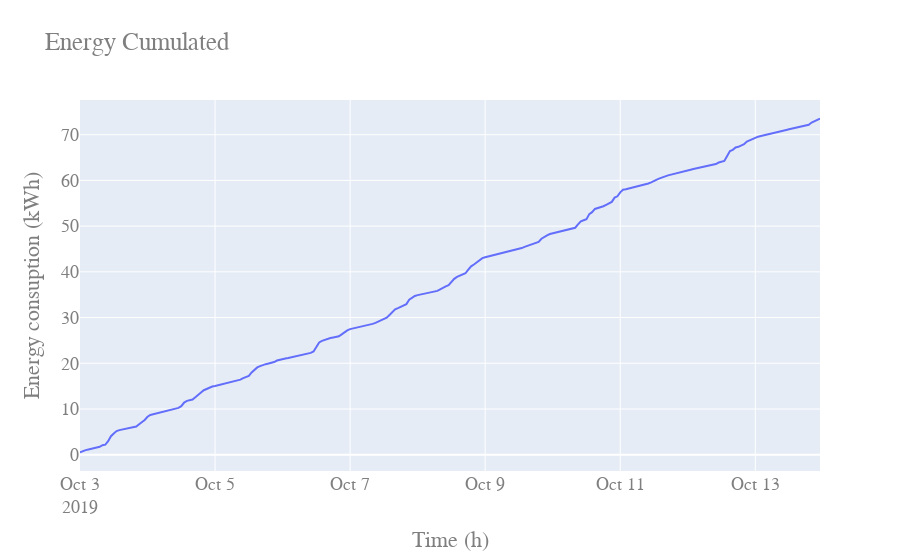

Notebook source saved alongside this figure:
### Code cell
df_aux = df[df['date']<pd.to_datetime('2019-10-14')]
fig = go.Figure()
fig.add_trace(go.Scatter(x=df_aux['date'],
                         y=df_aux['energy_cumulated_kwh'],
                         name='Energy')
          )
fig.update_layout(font=dict(family="Courier New, monospace", size=18, color="#7f7f7f"))
fig.update_layout(title="Energy Cumulated",
              yaxis_title='Energy consuption (kWh)',
              xaxis_title='Time (h)')
fig.show()

### Figure 1 — Plotly figure (JSON) as saved in the notebook; plotly's stock layout.template omitted (floating-point values rounded to 4 significant figures; data arrays with more than 128 entries replaced by an {"elided": "..."} marker saying what was removed)
{"data": [{"name": "Energy", "type": "scatter", "x": {"elided": "264 str values"}, "y": {"elided": "264 float values"}}], "layout": {"font": {"color": "#7f7f7f", "family": "Courier New, monospace", "size": 18}, "title": {"text": "Energy Cumulated"}, "xaxis": {"title": {"text": "Time (h)"}}, "yaxis": {"title": {"text": "Energy consuption (kWh)"}}}}
